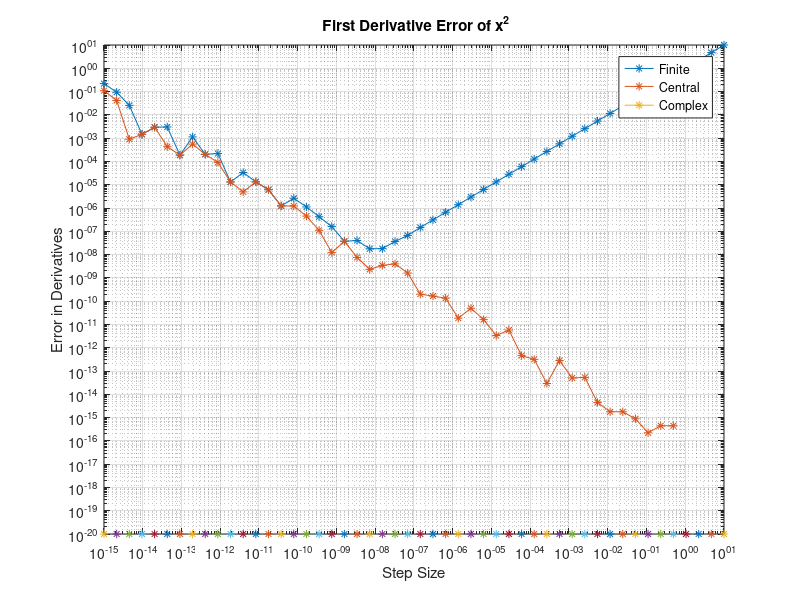

Write the MATLAB code that produced this figure.
hVec=logspace(-15,1); % Step Size
x=1; % Given

f=x.^2; % Given Fuction
df=2.*x; % First Derivative of Function

y1=(x+hVec).^2; % Forward Difference
y2=(x-hVec).^2; % Backward Difference
% Complex
hcomp=complex(0,hVec);
ycomp=imag((x + hcomp).^2);

% Finite Difference Method
ff=(y1-f)./hVec;
ef=abs(ff-df);

% Central Difference Method
fc=((y1-y2)/2)./hVec;
ec=abs(fc-df);

% Complex Step Estimate
fi=ycomp./hVec;
ei=abs(fi-df);

if ei==0
   ei=10^-20;
end

loglog(hVec,ef,'*-');
hold on;
loglog(hVec,ec,'*-');
hold on;
loglog(hVec,ei,'*-');
hold on;
grid on;
title('\bf First Derivative Error of x^2');
xlabel('Step Size');
ylabel('Error in Derivatives');
legend('Finite','Central','Complex');